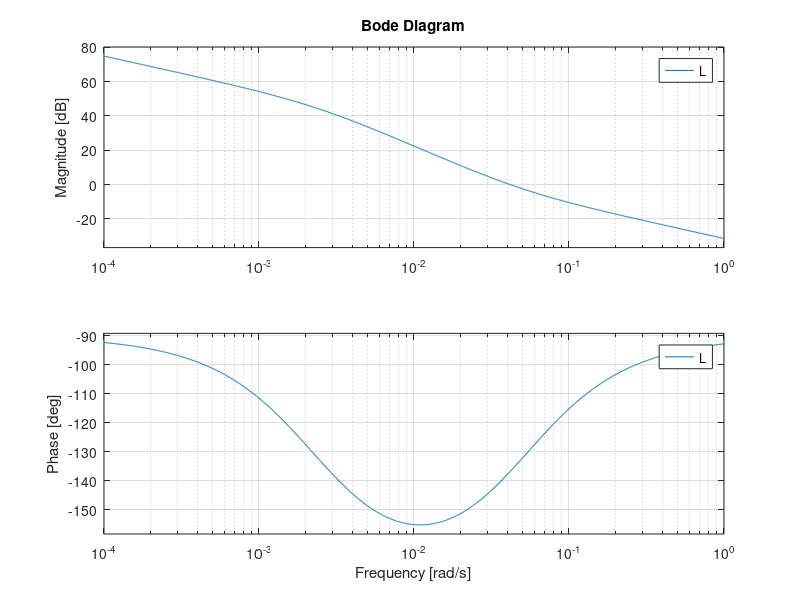
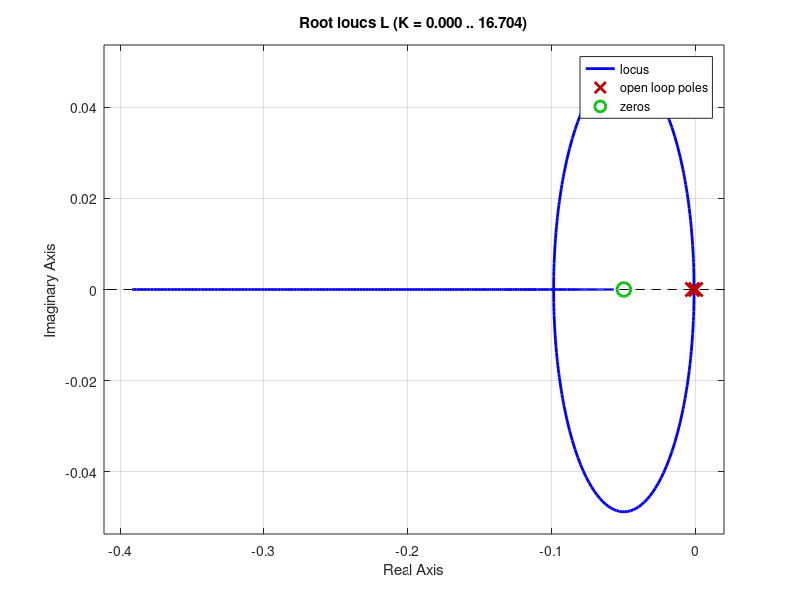

Write MATLAB code to recreate these figures, in order.
close all;clc
clearvars -except out


Ts    = 1;
s=tf('s');
k_p = -0.004233; 
pp = -0.002397;

H = k_p/(s-pp);


k_c = -1 * db2mag(16);
z1 = -0.05;

C = k_c * (s - z1)/ (s)

L = minreal(H * C);
figure();
bode(L);
figure();
rlocus(L);

z = tf('z', Ts);
s_discreta = (z - 1) / (Ts * z);
C_z = k_c * (s_discreta - z1)/ (s_discreta)

C_z = minreal(C_z)
